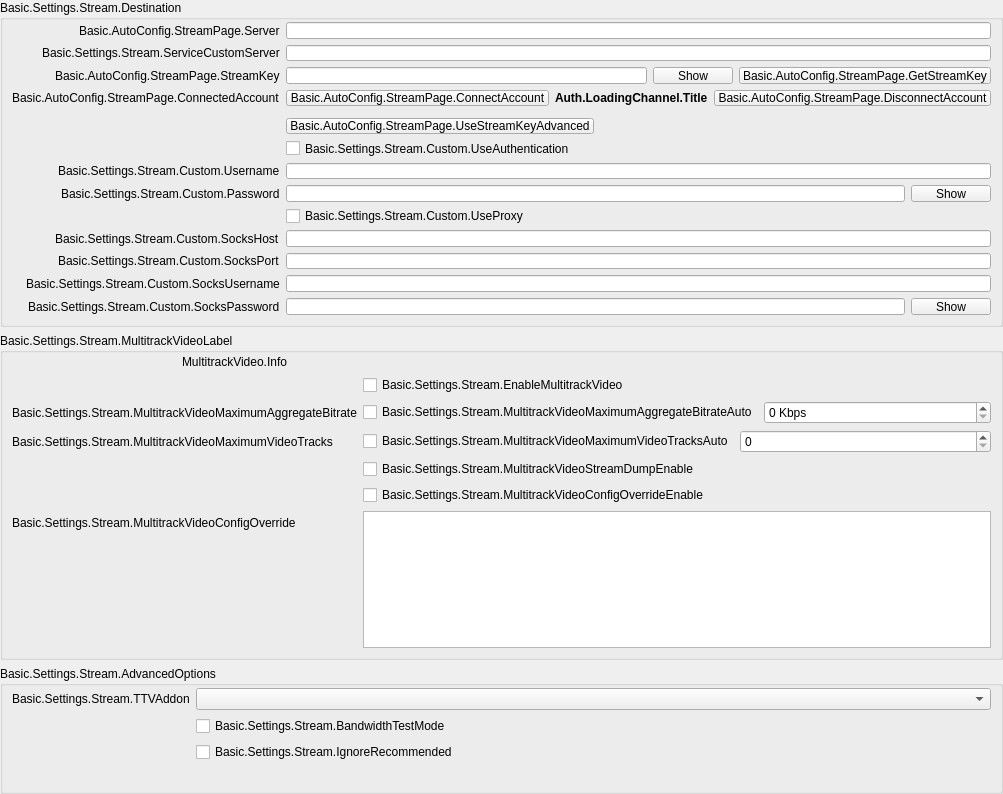
            <widget class="QWidget" name="streamKeyPage">
             <property name="geometry">
              <rect>
               <x>0</x>
               <y>0</y>
               <width>987</width>
               <height>791</height>
              </rect>
             </property>
             <layout class="QVBoxLayout" name="streamkeyPageLayout">
              <property name="leftMargin">
               <number>0</number>
              </property>
              <property name="topMargin">
               <number>0</number>
              </property>
              <property name="rightMargin">
               <number>0</number>
              </property>
              <property name="bottomMargin">
               <number>0</number>
              </property>
              <item>
               <widget class="QGroupBox" name="destinationGroupBox">
                <property name="title">
                 <string>Basic.Settings.Stream.Destination</string>
                </property>
                <layout class="QFormLayout" name="destinationLayout">
                 <property name="fieldGrowthPolicy">
                  <enum>QFormLayout::AllNonFixedFieldsGrow</enum>
                 </property>
                 <property name="labelAlignment">
                  <set>Qt::AlignRight|Qt::AlignTrailing|Qt::AlignVCenter</set>
                 </property>
                 <property name="leftMargin">
                  <number>9</number>
                 </property>
                 <property name="topMargin">
                  <number>2</number>
                 </property>
                 <property name="rightMargin">
                  <number>9</number>
                 </property>
                 <property name="bottomMargin">
                  <number>9</number>
                 </property>
                 <item row="0" column="0">
                  <widget class="QLabel" name="serverLabel">
                   <property name="text">
                    <string>Basic.AutoConfig.StreamPage.Server</string>
                   </property>
                  </widget>
                 </item>
                 <item row="0" column="1">
                  <widget class="QStackedWidget" name="serverStackedWidget">
                   <property name="sizePolicy">
                    <sizepolicy hsizetype="Preferred" vsizetype="Maximum">
                     <horstretch>0</horstretch>
                     <verstretch>0</verstretch>
                    </sizepolicy>
                   </property>
                   <property name="currentIndex">
                    <number>1</number>
                   </property>
                   <widget class="QWidget" name="servicePage">
                    <layout class="QHBoxLayout" name="horizontalLayout_21">
                     <property name="leftMargin">
                      <number>0</number>
                     </property>
                     <property name="topMargin">
                      <number>0</number>
                     </property>
                     <property name="rightMargin">
                      <number>0</number>
                     </property>
                     <property name="bottomMargin">
                      <number>0</number>
                     </property>
                     <item>
                      <widget class="QComboBox" name="server"/>
                     </item>
                    </layout>
                   </widget>
                   <widget class="QWidget" name="customPage">
                    <layout class="QHBoxLayout" name="horizontalLayout_22">
                     <property name="leftMargin">
                      <number>0</number>
                     </property>
                     <property name="topMargin">
                      <number>0</number>
                     </property>
                     <property name="rightMargin">
                      <number>0</number>
                     </property>
                     <property name="bottomMargin">
                      <number>0</number>
                     </property>
                     <item>
                      <widget class="QLineEdit" name="customServer"/>
                     </item>
                    </layout>
                   </widget>
                  </widget>
                 </item>
                 <item row="1" column="0">
                  <widget class="QLabel" name="serviceCustomServerLabel">
                   <property name="text">
                    <string>Basic.Settings.Stream.ServiceCustomServer</string>
                   </property>
                   <property name="buddy">
                    <cstring>serviceCustomServer</cstring>
                   </property>
                  </widget>
                 </item>
                 <item row="1" column="1">
                  <widget class="QLineEdit" name="serviceCustomServer"/>
                 </item>
                 <item row="2" column="0">
                  <widget class="QLabel" name="streamKeyLabel">
                   <property name="text">
                    <string>Basic.AutoConfig.StreamPage.StreamKey</string>
                   </property>
                   <property name="openExternalLinks">
                    <bool>true</bool>
                   </property>
                   <property name="buddy">
                    <cstring>key</cstring>
                   </property>
                  </widget>
                 </item>
                 <item row="2" column="1">
                  <widget class="QFrame" name="streamKeyWidget">
                   <layout class="QHBoxLayout" name="horizontalLayout_11">
                    <property name="leftMargin">
                     <number>0</number>
                    </property>
                    <property name="topMargin">
                     <number>0</number>
                    </property>
                    <property name="rightMargin">
                     <number>0</number>
                    </property>
                    <property name="bottomMargin">
                     <number>0</number>
                    </property>
                    <item>
                     <widget class="QLineEdit" name="key">
                      <property name="inputMask">
                       <string notr="true"/>
                      </property>
                      <property name="text">
                       <string notr="true"/>
                      </property>
                      <property name="echoMode">
                       <enum>QLineEdit::Password</enum>
                      </property>
                     </widget>
                    </item>
                    <item>
                     <widget class="QPushButton" name="show">
                      <property name="text">
                       <string>Show</string>
                      </property>
                     </widget>
                    </item>
                    <item>
                     <widget class="UrlPushButton" name="getStreamKeyButton">
                      <property name="toolTip">
                       <string/>
                      </property>
                      <property name="toolTipDuration">
                       <number>-4</number>
                      </property>
                      <property name="text">
                       <string>Basic.AutoConfig.StreamPage.GetStreamKey</string>
                      </property>
                     </widget>
                    </item>
                   </layout>
                  </widget>
                 </item>
                 <item row="3" column="0">
                  <widget class="QLabel" name="connectedAccountLabel">
                   <property name="text">
                    <string>Basic.AutoConfig.StreamPage.ConnectedAccount</string>
                   </property>
                  </widget>
                 </item>
                 <item row="3" column="1">
                  <layout class="QHBoxLayout" name="horizontalLayout_15">
                   <item>
                    <widget class="QPushButton" name="connectAccount2">
                     <property name="cursor">
                      <cursorShape>PointingHandCursor</cursorShape>
                     </property>
                     <property name="text">
                      <string>Basic.AutoConfig.StreamPage.ConnectAccount</string>
                     </property>
                    </widget>
                   </item>
                   <item>
                    <widget class="QLabel" name="connectedAccountText">
                     <property name="styleSheet">
                      <string notr="true">font-weight: bold</string>
                     </property>
                     <property name="text">
                      <string>Auth.LoadingChannel.Title</string>
                     </property>
                    </widget>
                   </item>
                   <item>
                    <widget class="QPushButton" name="disconnectAccount">
                     <property name="text">
                      <string>Basic.AutoConfig.StreamPage.DisconnectAccount</string>
                     </property>
                    </widget>
                   </item>
                   <item>
                    <spacer name="horizontalSpacer_19">
                     <property name="orientation">
                      <enum>Qt::Horizontal</enum>
                     </property>
                     <property name="sizeHint" stdset="0">
                      <size>
                       <width>40</width>
                       <height>20</height>
                      </size>
                     </property>
                    </spacer>
                   </item>
                  </layout>
                 </item>
                 <item row="4" column="0">
                  <spacer name="horizontalSpacer_18">
                   <property name="orientation">
                    <enum>Qt::Horizontal</enum>
                   </property>
                   <property name="sizeHint" stdset="0">
                    <size>
                     <width>170</width>
                     <height>0</height>
                    </size>
                   </property>
                  </spacer>
                 </item>
                 <item row="5" column="1">
                  <layout class="QHBoxLayout" name="horizontalLayout_29">
                   <item>
                    <widget class="QPushButton" name="useStreamKeyAdv">
                     <property name="text">
                      <string>Basic.AutoConfig.StreamPage.UseStreamKeyAdvanced</string>
                     </property>
                    </widget>
                   </item>
                   <item>
                    <spacer name="horizontalSpacer_28">
                     <property name="orientation">
                      <enum>Qt::Horizontal</enum>
                     </property>
                     <property name="sizeHint" stdset="0">
                      <size>
                       <width>40</width>
                       <height>0</height>
                      </size>
                     </property>
                    </spacer>
                   </item>
                  </layout>
                 </item>
                 <item row="6" column="1">
                  <widget class="QCheckBox" name="useAuth">
                   <property name="text">
                    <string>Basic.Settings.Stream.Custom.UseAuthentication</string>
                   </property>
                  </widget>
                 </item>
                 <item row="7" column="0">
                  <widget class="QLabel" name="authUsernameLabel">
                   <property name="text">
                    <string>Basic.Settings.Stream.Custom.Username</string>
                   </property>
                   <property name="buddy">
                    <cstring>authUsername</cstring>
                   </property>
                  </widget>
                 </item>
                 <item row="7" column="1">
                  <widget class="QLineEdit" name="authUsername"/>
                 </item>
                 <item row="8" column="0">
                  <widget class="QLabel" name="authPwLabel">
                   <property name="text">
                    <string>Basic.Settings.Stream.Custom.Password</string>
                   </property>
                   <property name="buddy">
                    <cstring>authPw</cstring>
                   </property>
                  </widget>
                 </item>
                 <item row="8" column="1">
                  <widget class="QFrame" name="authPwWidget">
                   <layout class="QHBoxLayout" name="horizontalLayout_25">
                    <property name="leftMargin">
                     <number>0</number>
                    </property>
                    <property name="topMargin">
                     <number>0</number>
                    </property>
                    <property name="rightMargin">
                     <number>0</number>
                    </property>
                    <property name="bottomMargin">
                     <number>0</number>
                    </property>
                    <item>
                     <widget class="QLineEdit" name="authPw">
                      <property name="echoMode">
                       <enum>QLineEdit::Password</enum>
                      </property>
                     </widget>
                    </item>
                    <item>
                     <widget class="QPushButton" name="authPwShow">
                      <property name="text">
                       <string>Show</string>
                      </property>
                     </widget>
                    </item>
                   </layout>
                  </widget>
                 </item>
                 <item row="9" column="1">
                  <widget class="QCheckBox" name="useProxy">
                   <property name="text">
                    <string>Basic.Settings.Stream.Custom.UseProxy</string>
                   </property>
                  </widget>
                 </item>
                 <item row="10" column="0">
                  <widget class="QLabel" name="socksHostLabel">
                   <property name="text">
                    <string>Basic.Settings.Stream.Custom.SocksHost</string>
                   </property>
                   <property name="buddy">
                    <cstring>SocksHost</cstring>
                   </property>
                  </widget>
                 </item>
                 <item row="10" column="1">
                  <widget class="QLineEdit" name="socksHost"/>
                 </item>
                 <item row="11" column="0">
                  <widget class="QLabel" name="socksPortLabel">
                   <property name="text">
                    <string>Basic.Settings.Stream.Custom.SocksPort</string>
                   </property>
                   <property name="buddy">
                    <cstring>socksPort</cstring>
                   </property>
                  </widget>
                 </item>
                 <item row="11" column="1">
                  <widget class="QLineEdit" name="socksPort">
                  </widget>
                 </item>
                 <item row="12" column="0">
                  <widget class="QLabel" name="socksUsernameLabel">
                   <property name="text">
                    <string>Basic.Settings.Stream.Custom.SocksUsername</string>
                   </property>
                   <property name="buddy">
                    <cstring>socksUsername</cstring>
                   </property>
                  </widget>
                 </item>
                 <item row="12" column="1">
                  <widget class="QLineEdit" name="socksUsername"/>
                 </item>
                 <item row="13" column="0">
                  <widget class="QLabel" name="socksPasswordLabel">
                   <property name="text">
                    <string>Basic.Settings.Stream.Custom.SocksPassword</string>
                   </property>
                   <property name="buddy">
                    <cstring>socksPassword</cstring>
                   </property>
                  </widget>
                 </item>
                 <item row="13" column="1">
                  <widget class="QFrame" name="socksPasswordWidget">
                   <layout class="QHBoxLayout" name="horizontalLayout_26">
                    <property name="leftMargin">
                     <number>0</number>
                    </property>
                    <property name="topMargin">
                     <number>0</number>
                    </property>
                    <property name="rightMargin">
                     <number>0</number>
                    </property>
                    <property name="bottomMargin">
                     <number>0</number>
                    </property>
                    <item>
                     <widget class="QLineEdit" name="socksPassword">
                      <property name="echoMode">
                       <enum>QLineEdit::Password</enum>
                      </property>
                     </widget>
                    </item>
                    <item>
                     <widget class="QPushButton" name="socksPasswordShow">
                      <property name="text">
                       <string>Show</string>
                      </property>
                     </widget>
                    </item>
                   </layout>
                  </widget>
                 </item>
                </layout>
               </widget>
              </item>
              <item>
               <widget class="QGroupBox" name="multitrackVideoGroupBox">
                <property name="title">
                 <string>Basic.Settings.Stream.MultitrackVideoLabel</string>
                </property>
                <layout class="QVBoxLayout" name="verticalLayout_34">
                 <property name="leftMargin">
                  <number>9</number>
                 </property>
                 <property name="topMargin">
                  <number>2</number>
                 </property>
                 <property name="rightMargin">
                  <number>9</number>
                 </property>
                 <property name="bottomMargin">
                  <number>9</number>
                 </property>
                 <item>
                  <layout class="QHBoxLayout" name="horizontalLayout_12">
                   <item>
                    <spacer name="horizontalSpacer_31">
                     <property name="orientation">
                      <enum>Qt::Horizontal</enum>
                     </property>
                     <property name="sizeType">
                      <enum>QSizePolicy::Fixed</enum>
                     </property>
                     <property name="sizeHint" stdset="0">
                      <size>
                       <width>170</width>
                       <height>10</height>
                      </size>
                     </property>
                    </spacer>
                   </item>
                   <item>
                    <widget class="QLabel" name="multitrackVideoInfo">
                     <property name="text">
                      <string>MultitrackVideo.Info</string>
                     </property>
                     <property name="textFormat">
                      <enum>Qt::RichText</enum>
                     </property>
                     <property name="wordWrap">
                      <bool>true</bool>
                     </property>
                     <property name="openExternalLinks">
                      <bool>true</bool>
                     </property>
                    </widget>
                   </item>
                  </layout>
                 </item>
                 <item>
                  <layout class="QFormLayout" name="formLayout_27">
                   <property name="fieldGrowthPolicy">
                    <enum>QFormLayout::AllNonFixedFieldsGrow</enum>
                   </property>
                   <item row="1" column="0">
                    <widget class="QLabel" name="multitrackVideoMaximumAggregateBitrateLabel">
                     <property name="text">
                      <string>Basic.Settings.Stream.MultitrackVideoMaximumAggregateBitrate</string>
                     </property>
                    </widget>
                   </item>
                   <item row="1" column="1">
                    <layout class="QHBoxLayout" name="horizontalLayout_32" stretch="0,0">
                     <item>
                      <widget class="QCheckBox" name="multitrackVideoMaximumAggregateBitrateAuto">
                       <property name="text">
                        <string>Basic.Settings.Stream.MultitrackVideoMaximumAggregateBitrateAuto</string>
                       </property>
                      </widget>
                     </item>
                     <item>
                      <widget class="QSpinBox" name="multitrackVideoMaximumAggregateBitrate">
                       <property name="sizePolicy">
                        <sizepolicy hsizetype="MinimumExpanding" vsizetype="Fixed">
                         <horstretch>0</horstretch>
                         <verstretch>0</verstretch>
                        </sizepolicy>
                       </property>
                       <property name="suffix">
                        <string notr="true"> Kbps</string>
                       </property>
                       <property name="minimum">
                        <number>0</number>
                       </property>
                       <property name="maximum">
                        <number>1000000</number>
                       </property>
                       <property name="singleStep">
                        <number>50</number>
                       </property>
                       <property name="value">
                        <number>0</number>
                       </property>
                      </widget>
                     </item>
                    </layout>
                   </item>
                   <item row="2" column="0">
                    <widget class="QLabel" name="multitrackVideoMaximumVideoTracksLabel">
                     <property name="text">
                      <string>Basic.Settings.Stream.MultitrackVideoMaximumVideoTracks</string>
                     </property>
                    </widget>
                   </item>
                   <item row="2" column="1">
                    <layout class="QHBoxLayout" name="horizontalLayout_33" stretch="0,0">
                     <item>
                      <widget class="QCheckBox" name="multitrackVideoMaximumVideoTracksAuto">
                       <property name="sizePolicy">
                        <sizepolicy hsizetype="Minimum" vsizetype="Fixed">
                         <horstretch>0</horstretch>
                         <verstretch>0</verstretch>
                        </sizepolicy>
                       </property>
                       <property name="text">
                        <string>Basic.Settings.Stream.MultitrackVideoMaximumVideoTracksAuto</string>
                       </property>
                      </widget>
                     </item>
                     <item>
                      <widget class="QSpinBox" name="multitrackVideoMaximumVideoTracks">
                       <property name="sizePolicy">
                        <sizepolicy hsizetype="MinimumExpanding" vsizetype="Fixed">
                         <horstretch>0</horstretch>
                         <verstretch>0</verstretch>
                        </sizepolicy>
                       </property>
                       <property name="minimum">
                        <number>0</number>
                       </property>
                       <property name="maximum">
                        <number>100</number>
                       </property>
                       <property name="value">
                        <number>0</number>
                       </property>
                      </widget>
                     </item>
                    </layout>
                   </item>
                   <item row="3" column="0">
                    <spacer name="horizontalSpacer_32">
                     <property name="orientation">
                      <enum>Qt::Horizontal</enum>
                     </property>
                     <property name="sizeType">
                      <enum>QSizePolicy::Fixed</enum>
                     </property>
                     <property name="sizeHint" stdset="0">
                      <size>
                       <width>170</width>
                       <height>10</height>
                      </size>
                     </property>
                    </spacer>
                   </item>
                   <item row="3" column="1">
                    <widget class="QCheckBox" name="multitrackVideoStreamDumpEnable">
                     <property name="text">
                      <string>Basic.Settings.Stream.MultitrackVideoStreamDumpEnable</string>
                     </property>
                    </widget>
                   </item>
                   <item row="4" column="1">
                    <widget class="QCheckBox" name="multitrackVideoConfigOverrideEnable">
                     <property name="text">
                      <string>Basic.Settings.Stream.MultitrackVideoConfigOverrideEnable</string>
                     </property>
                    </widget>
                   </item>
                   <item row="5" column="0">
                    <widget class="QLabel" name="multitrackVideoConfigOverrideLabel">
                     <property name="text">
                      <string>Basic.Settings.Stream.MultitrackVideoConfigOverride</string>
                     </property>
                    </widget>
                   </item>
                   <item row="5" column="1">
                    <widget class="QPlainTextEdit" name="multitrackVideoConfigOverride">
                     <property name="sizePolicy">
                      <sizepolicy hsizetype="Expanding" vsizetype="Expanding">
                       <horstretch>0</horstretch>
                       <verstretch>0</verstretch>
                      </sizepolicy>
                     </property>
                    </widget>
                   </item>
                   <item row="0" column="1">
                    <widget class="QCheckBox" name="enableMultitrackVideo">
                     <property name="text">
                      <string>Basic.Settings.Stream.EnableMultitrackVideo</string>
                     </property>
                    </widget>
                   </item>
                   <item row="0" column="0">
                    <spacer name="horizontalSpacer_30">
                     <property name="orientation">
                      <enum>Qt::Horizontal</enum>
                     </property>
                     <property name="sizeType">
                      <enum>QSizePolicy::Fixed</enum>
                     </property>
                     <property name="sizeHint" stdset="0">
                      <size>
                       <width>170</width>
                       <height>10</height>
                      </size>
                     </property>
                    </spacer>
                   </item>
                  </layout>
                 </item>
                </layout>
               </widget>
              </item>
              <item>
               <widget class="QGroupBox" name="serviceAdvancedOptionsGroupBox">
                <property name="title">
                 <string>Basic.Settings.Stream.AdvancedOptions</string>
                </property>
                <layout class="QFormLayout" name="serviceAdvancedOptionsLayout">
                 <property name="fieldGrowthPolicy">
                  <enum>QFormLayout::AllNonFixedFieldsGrow</enum>
                 </property>
                 <property name="labelAlignment">
                  <set>Qt::AlignRight|Qt::AlignTrailing|Qt::AlignVCenter</set>
                 </property>
                 <property name="leftMargin">
                  <number>9</number>
                 </property>
                 <property name="topMargin">
                  <number>2</number>
                 </property>
                 <property name="rightMargin">
                  <number>9</number>
                 </property>
                 <property name="bottomMargin">
                  <number>9</number>
                 </property>
                 <item row="0" column="0">
                  <widget class="QLabel" name="twitchAddonLabel">
                   <property name="text">
                    <string>Basic.Settings.Stream.TTVAddon</string>
                   </property>
                   <property name="buddy">
                    <cstring>twitchAddonDropdown</cstring>
                   </property>
                  </widget>
                 </item>
                 <item row="0" column="1">
                  <widget class="QComboBox" name="twitchAddonDropdown"/>
                 </item>
                 <item row="1" column="0">
                  <spacer name="horizontalSpacer_18_1">
                   <property name="orientation">
                    <enum>Qt::Horizontal</enum>
                   </property>
                   <property name="sizeHint" stdset="0">
                    <size>
                     <width>170</width>
                     <height>0</height>
                    </size>
                   </property>
                  </spacer>
                 </item>
                 <item row="1" column="1">
                  <widget class="QCheckBox" name="bandwidthTestEnable">
                   <property name="text">
                    <string>Basic.Settings.Stream.BandwidthTestMode</string>
                   </property>
                  </widget>
                 </item>
                 <item row="2" column="1">
                  <widget class="QCheckBox" name="ignoreRecommended">
                   <property name="text">
                    <string>Basic.Settings.Stream.IgnoreRecommended</string>
                   </property>
                  </widget>
                 </item>
                 <item row="3" column="1">
                  <widget class="QLabel" name="enforceSettingsLabel">
                   <property name="text">
                    <string notr="true"/>
                   </property>
                   <property name="textFormat">
                    <enum>Qt::RichText</enum>
                   </property>
                   <property name="openExternalLinks">
                    <bool>true</bool>
                   </property>
                  </widget>
                 </item>
                </layout>
               </widget>
              </item>
              <item>
               <spacer name="verticalSpacer_12">
                <property name="orientation">
                 <enum>Qt::Vertical</enum>
                </property>
                <property name="sizeHint" stdset="0">
                 <size>
                  <width>20</width>
                  <height>0</height>
                 </size>
                </property>
               </spacer>
              </item>
             </layout>
            </widget>
